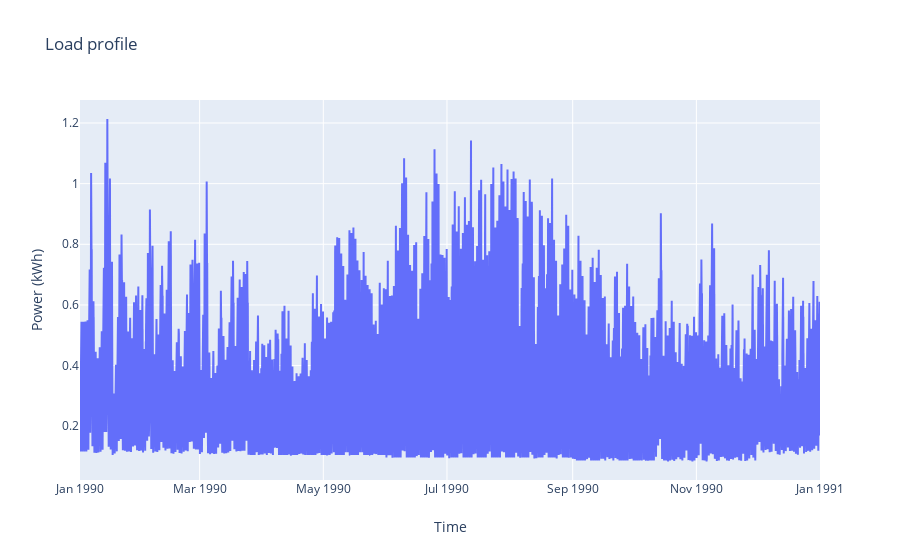
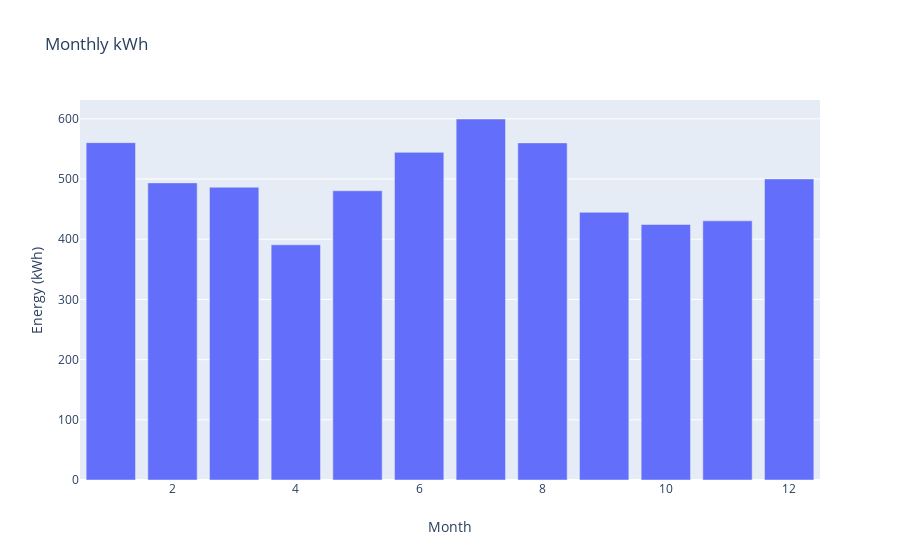

The notebook cell saved with these charts, in order:
### Code cell
# plotting load profile (for internal checks; not to be included in the website)

LoadProf=pd.read_json(Results['Load_Prof'])
LoadProf[0]=pd.to_datetime(LoadProf[0],unit='ms')
data =[go.Scatter(x= LoadProf[0], y= LoadProf[1],name='Load profile (kWh)', mode='lines')]

layout = go.Layout(title='Load profile' ,xaxis=dict(title='Time'),yaxis=dict(title='Power (kWh)'))
fig = go.Figure(data, layout)
iplot(fig)

LoadProf['Month']=LoadProf[0].dt.month
LoadProf_monthly=LoadProf.groupby('Month').sum()
data =[go.Bar(x= LoadProf_monthly.index, y= LoadProf_monthly[1])]
layout = go.Layout(title='Monthly kWh' ,xaxis=dict(title='Month'),yaxis=dict(title='Energy (kWh)'))
fig = go.Figure(data, layout)
iplot(fig)
display('Annual kWh: ' + LoadProf_monthly[1].sum().astype(int).astype(str) +' kWh')

### Figure 1 — Plotly figure (JSON) as saved in the notebook; plotly's stock layout.template omitted (floating-point values rounded to 4 significant figures; data arrays with more than 128 entries replaced by an {"elided": "..."} marker saying what was removed)
{"data": [{"mode": "lines", "name": "Load profile (kWh)", "type": "scatter", "x": {"elided": "17520 str values"}, "y": {"elided": "17520 float values"}}], "layout": {"title": {"text": "Load profile"}, "xaxis": {"title": {"text": "Time"}}, "yaxis": {"title": {"text": "Power (kWh)"}}}}

### Figure 2 — Plotly figure (JSON) as saved in the notebook; plotly's stock layout.template omitted (floating-point values rounded to 4 significant figures)
{"data": [{"type": "bar", "x": [1, 2, 3, 4, 5, 6, 7, 8, 9, 10, 11, 12], "y": [560.4, 493.6, 486.3, 390.7, 480.5, 544.3, 599.7, 560.0, 444.7, 424.4, 430.5, 500.2]}], "layout": {"title": {"text": "Monthly kWh"}, "xaxis": {"title": {"text": "Month"}}, "yaxis": {"title": {"text": "Energy (kWh)"}}}}
